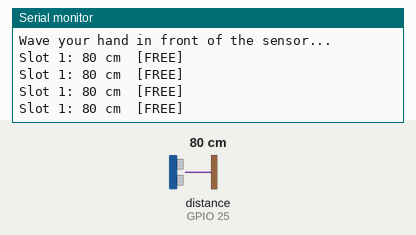
Simulated run of this sketch. Board: ESP32. On the bench: the last lines printed to the serial monitor. Wiring (inferred from the names in the program): ultrasonic range finder: trigger GPIO 26; echo GPIO 25. Inputs (shaded band) come from the test bench; at power-on: distance to the obstacle (sensor on GPIO 25) 80 cm. The echo pulse lasts 58.3 µs per cm.

Above: at 1.6 s.
1.7 s: distance to the obstacle (sensor on GPIO 25) set to 2 cm
At 2.13 s:
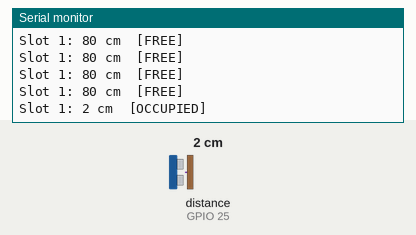
4.0 s: distance to the obstacle (sensor on GPIO 25) set to 4 cm
At 4.24 s:
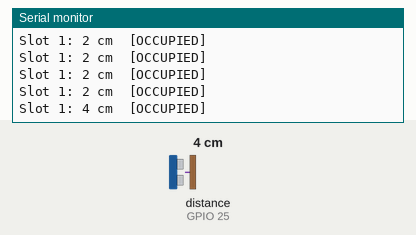

Measured:
- after the input at 1.7 s, the serial monitor: prints a new line after 0.23 s (image 1)
- after the input at 4.0 s, the serial monitor: prints a new line at once (image 2)

The sketch:

hcsr04_one_test.ino
```cpp
/*
 * hcsr04_one_test.ino — ONE HC-SR04 (Slot 1) on the ESP32
 * -------------------------------------------------------
 * Proves a single ultrasonic sensor + its Echo divider before doing both.
 * Prints the distance (cm) and FREE / OCCUPIED continuously.
 *
 * Wiring (your board's labels):
 *   HC-SR04 VCC  -> 5V rail
 *   HC-SR04 GND  -> common GND rail
 *   HC-SR04 Trig -> P26            (direct)
 *   HC-SR04 Echo -> 1k/2k divider -> P25   (NEVER straight to the ESP32)
 */

const int TRIG_PIN = 26;        // Slot 1 Trig  (P26)
const int ECHO_PIN = 25;        // Slot 1 Echo  (P25, via divider)
const float OCCUPIED_CM = 8.0;  // nearer than this = a car is parked

long readCm() {
  digitalWrite(TRIG_PIN, LOW);  delayMicroseconds(3);
  digitalWrite(TRIG_PIN, HIGH); delayMicroseconds(10);
  digitalWrite(TRIG_PIN, LOW);
  long dur = pulseIn(ECHO_PIN, HIGH, 30000);   // timeout ~5 m
  if (dur == 0) return -1;                     // no echo back
  return dur / 58;                             // microseconds -> cm
}

void setup() {
  Serial.begin(115200);
  delay(400);
  Serial.println();
  Serial.println(F("=== HC-SR04 single-sensor test (Slot 1) ==="));
  pinMode(TRIG_PIN, OUTPUT);
  pinMode(ECHO_PIN, INPUT);
  Serial.println(F("Wave your hand in front of the sensor..."));
}

void loop() {
  long cm = readCm();
  if (cm < 0) {
    Serial.println(F("Slot 1: --   (no echo)  -> check 5V, GND, Trig/Echo + divider"));
  } else {
    Serial.print(F("Slot 1: "));
    Serial.print(cm);
    Serial.print(F(" cm  "));
    Serial.println(cm <= OCCUPIED_CM ? F("[OCCUPIED]") : F("[FREE]"));
  }
  delay(300);
}
```
